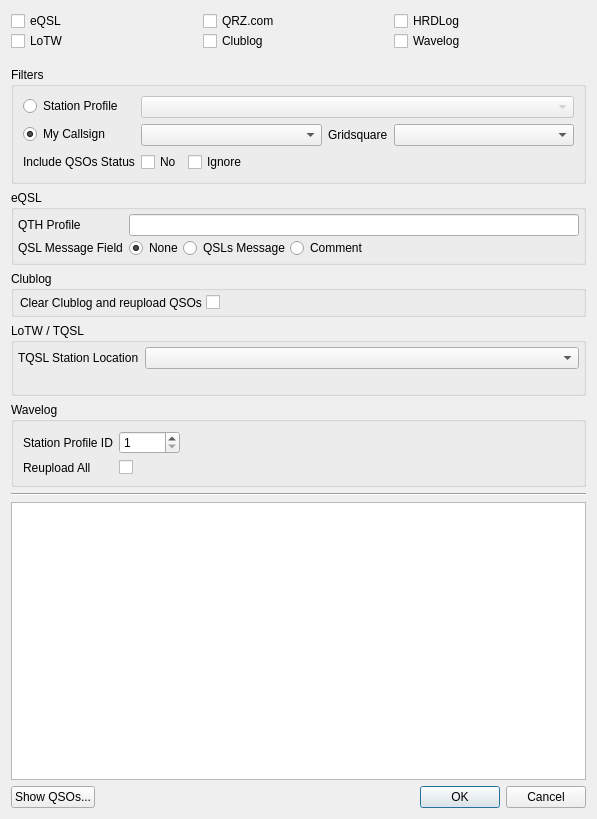
<?xml version="1.0" encoding="UTF-8"?>
<ui version="4.0">
 <class>UploadQSODialog</class>
 <widget class="QDialog" name="UploadQSODialog">
  <property name="geometry">
   <rect>
    <x>0</x>
    <y>0</y>
    <width>597</width>
    <height>819</height>
   </rect>
  </property>
  <property name="sizePolicy">
   <sizepolicy hsizetype="Minimum" vsizetype="Minimum">
    <horstretch>0</horstretch>
    <verstretch>0</verstretch>
   </sizepolicy>
  </property>
  <property name="windowTitle">
   <string>Upload QSOs</string>
  </property>
  <layout class="QVBoxLayout" name="verticalLayout">
   <item>
    <layout class="QHBoxLayout" name="horizontalLayout_5">
     <property name="spacing">
      <number>0</number>
     </property>
     <property name="bottomMargin">
      <number>10</number>
     </property>
     <item>
      <layout class="QVBoxLayout" name="verticalLayout_4">
       <property name="spacing">
        <number>0</number>
       </property>
       <item>
        <layout class="QHBoxLayout" name="horizontalLayout_4">
         <property name="rightMargin">
          <number>10</number>
         </property>
         <item>
          <widget class="QCheckBox" name="eqslCheckbox">
           <property name="text">
            <string>eQSL</string>
           </property>
           <attribute name="buttonGroup">
            <string notr="true">uploadButtonGroup</string>
           </attribute>
          </widget>
         </item>
         <item>
          <widget class="QLabel" name="eqslNumberLabel">
           <property name="text">
            <string/>
           </property>
          </widget>
         </item>
        </layout>
       </item>
       <item>
        <layout class="QHBoxLayout" name="horizontalLayout_6">
         <property name="rightMargin">
          <number>10</number>
         </property>
         <item>
          <widget class="QCheckBox" name="lotwCheckbox">
           <property name="text">
            <string>LoTW</string>
           </property>
           <attribute name="buttonGroup">
            <string notr="true">uploadButtonGroup</string>
           </attribute>
          </widget>
         </item>
         <item>
          <widget class="QLabel" name="lotwNumberLabel">
           <property name="text">
            <string/>
           </property>
          </widget>
         </item>
        </layout>
       </item>
      </layout>
     </item>
     <item>
      <layout class="QVBoxLayout" name="verticalLayout_2">
       <property name="spacing">
        <number>0</number>
       </property>
       <property name="bottomMargin">
        <number>0</number>
       </property>
       <item>
        <layout class="QHBoxLayout" name="horizontalLayout_7">
         <property name="rightMargin">
          <number>5</number>
         </property>
         <item>
          <widget class="QCheckBox" name="qrzCheckbox">
           <property name="text">
            <string>QRZ.com</string>
           </property>
           <attribute name="buttonGroup">
            <string notr="true">uploadButtonGroup</string>
           </attribute>
          </widget>
         </item>
         <item>
          <widget class="QLabel" name="qrzNumberLabel">
           <property name="text">
            <string/>
           </property>
          </widget>
         </item>
        </layout>
       </item>
       <item>
        <layout class="QHBoxLayout" name="horizontalLayout_8">
         <property name="rightMargin">
          <number>5</number>
         </property>
         <item>
          <widget class="QCheckBox" name="clublogCheckbox">
           <property name="text">
            <string>Clublog</string>
           </property>
           <attribute name="buttonGroup">
            <string notr="true">uploadButtonGroup</string>
           </attribute>
          </widget>
         </item>
         <item>
          <widget class="QLabel" name="clublogNumberLabel">
           <property name="text">
            <string/>
           </property>
          </widget>
         </item>
        </layout>
       </item>
      </layout>
     </item>
     <item>
      <layout class="QVBoxLayout" name="verticalLayout_3">
       <property name="spacing">
        <number>0</number>
       </property>
       <property name="bottomMargin">
        <number>0</number>
       </property>
       <item>
        <layout class="QHBoxLayout" name="horizontalLayout_9">
         <property name="rightMargin">
          <number>5</number>
         </property>
         <item>
          <widget class="QCheckBox" name="hrdlogCheckbox">
           <property name="text">
            <string>HRDLog</string>
           </property>
           <attribute name="buttonGroup">
            <string notr="true">uploadButtonGroup</string>
           </attribute>
          </widget>
         </item>
         <item>
          <widget class="QLabel" name="hrdlogNumberLabel">
           <property name="sizePolicy">
            <sizepolicy hsizetype="Preferred" vsizetype="Maximum">
             <horstretch>0</horstretch>
             <verstretch>0</verstretch>
            </sizepolicy>
           </property>
           <property name="text">
            <string/>
           </property>
          </widget>
         </item>
        </layout>
       </item>
       <item>
        <layout class="QHBoxLayout" name="horizontalLayout_11">
         <item>
          <widget class="QCheckBox" name="wavelogCheckbox">
           <property name="text">
            <string>Wavelog</string>
           </property>
           <attribute name="buttonGroup">
            <string notr="true">uploadButtonGroup</string>
           </attribute>
          </widget>
         </item>
         <item>
          <widget class="QLabel" name="wavelogNumberLabel">
           <property name="text">
            <string/>
           </property>
          </widget>
         </item>
        </layout>
       </item>
      </layout>
     </item>
    </layout>
   </item>
   <item>
    <widget class="QGroupBox" name="groupBox">
     <property name="title">
      <string>Filters</string>
     </property>
     <layout class="QFormLayout" name="formLayout">
      <item row="0" column="0">
       <widget class="QRadioButton" name="myStationProfileCheckbox">
        <property name="text">
         <string>Station Profile</string>
        </property>
        <attribute name="buttonGroup">
         <string notr="true">filterButtonGroup</string>
        </attribute>
       </widget>
      </item>
      <item row="0" column="1">
       <widget class="QComboBox" name="myStationProfileCombo">
        <property name="enabled">
         <bool>false</bool>
        </property>
       </widget>
      </item>
      <item row="1" column="0">
       <widget class="QRadioButton" name="myCallsignCheckbox">
        <property name="text">
         <string>My Callsign</string>
        </property>
        <property name="checked">
         <bool>true</bool>
        </property>
        <attribute name="buttonGroup">
         <string notr="true">filterButtonGroup</string>
        </attribute>
       </widget>
      </item>
      <item row="1" column="1">
       <layout class="QHBoxLayout" name="horizontalLayout_10">
        <item>
         <widget class="QComboBox" name="myCallsignCombo"/>
        </item>
        <item>
         <widget class="QLabel" name="myGridLabel">
          <property name="sizePolicy">
           <sizepolicy hsizetype="Maximum" vsizetype="Preferred">
            <horstretch>0</horstretch>
            <verstretch>0</verstretch>
           </sizepolicy>
          </property>
          <property name="text">
           <string>Gridsquare</string>
          </property>
         </widget>
        </item>
        <item>
         <widget class="QComboBox" name="myGridCombo"/>
        </item>
       </layout>
      </item>
      <item row="2" column="0">
       <widget class="QLabel" name="inludeQSOLabel">
        <property name="text">
         <string>Include QSOs Status</string>
        </property>
       </widget>
      </item>
      <item row="2" column="1">
       <layout class="QHBoxLayout" name="horizontalLayout">
        <item>
         <widget class="QCheckBox" name="includeStatusNoCheckbox">
          <property name="toolTip">
           <string>Under normal circumstances this status means &lt;b&gt;&quot;do not send&quot;&lt;/b&gt;.&lt;br/&gt;However, it may sometimes be wanted to ignore this setting when sending a QSL.</string>
          </property>
          <property name="text">
           <string>No</string>
          </property>
         </widget>
        </item>
        <item>
         <widget class="QCheckBox" name="includeIgnoreCheckbox">
          <property name="statusTip">
           <string>Under normal circumstances this status means &lt;b&gt;&quot;Ignore/Invalid&quot;&lt;/b&gt;.&lt;br/&gt;However, it may sometimes be wanted to ignore this setting when sending a QSL.</string>
          </property>
          <property name="text">
           <string>Ignore</string>
          </property>
         </widget>
        </item>
        <item>
         <spacer name="horizontalSpacer">
          <property name="orientation">
           <enum>Qt::Horizontal</enum>
          </property>
          <property name="sizeHint" stdset="0">
           <size>
            <width>40</width>
            <height>20</height>
           </size>
          </property>
         </spacer>
        </item>
       </layout>
      </item>
     </layout>
    </widget>
   </item>
   <item>
    <widget class="QGroupBox" name="eqslGroup">
     <property name="enabled">
      <bool>true</bool>
     </property>
     <property name="title">
      <string>eQSL</string>
     </property>
     <property name="flat">
      <bool>false</bool>
     </property>
     <property name="checkable">
      <bool>false</bool>
     </property>
     <layout class="QFormLayout" name="formLayout_2">
      <property name="verticalSpacing">
       <number>2</number>
      </property>
      <property name="leftMargin">
       <number>4</number>
      </property>
      <property name="topMargin">
       <number>4</number>
      </property>
      <property name="rightMargin">
       <number>4</number>
      </property>
      <property name="bottomMargin">
       <number>4</number>
      </property>
      <item row="1" column="1">
       <layout class="QHBoxLayout" name="horizontalLayout_2">
        <item>
         <widget class="QRadioButton" name="eqslQSLNone">
          <property name="text">
           <string>None</string>
          </property>
          <property name="checked">
           <bool>true</bool>
          </property>
         </widget>
        </item>
        <item>
         <widget class="QRadioButton" name="eqslQSLMessage">
          <property name="text">
           <string>QSLs Message</string>
          </property>
         </widget>
        </item>
        <item>
         <widget class="QRadioButton" name="eqslQSLComment">
          <property name="text">
           <string>Comment</string>
          </property>
         </widget>
        </item>
        <item>
         <spacer name="horizontalSpacer_4">
          <property name="orientation">
           <enum>Qt::Horizontal</enum>
          </property>
          <property name="sizeType">
           <enum>QSizePolicy::MinimumExpanding</enum>
          </property>
          <property name="sizeHint" stdset="0">
           <size>
            <width>1</width>
            <height>1</height>
           </size>
          </property>
         </spacer>
        </item>
       </layout>
      </item>
      <item row="1" column="0">
       <widget class="QLabel" name="eqslQSLMessageLabel">
        <property name="text">
         <string>QSL Message Field</string>
        </property>
       </widget>
      </item>
      <item row="0" column="0">
       <widget class="QLabel" name="eqslQTHProfileLabel">
        <property name="text">
         <string>QTH Profile</string>
        </property>
       </widget>
      </item>
      <item row="0" column="1">
       <widget class="QLineEdit" name="eqslQTHProfileEdit"/>
      </item>
     </layout>
    </widget>
   </item>
   <item>
    <widget class="QGroupBox" name="clublogGroup">
     <property name="title">
      <string>Clublog</string>
     </property>
     <property name="checkable">
      <bool>false</bool>
     </property>
     <layout class="QFormLayout" name="formLayout_3">
      <property name="horizontalSpacing">
       <number>4</number>
      </property>
      <property name="verticalSpacing">
       <number>2</number>
      </property>
      <property name="leftMargin">
       <number>6</number>
      </property>
      <property name="topMargin">
       <number>4</number>
      </property>
      <property name="rightMargin">
       <number>4</number>
      </property>
      <property name="bottomMargin">
       <number>4</number>
      </property>
      <item row="0" column="1">
       <widget class="QCheckBox" name="clublogClearCheckbox">
        <property name="sizePolicy">
         <sizepolicy hsizetype="Minimum" vsizetype="Preferred">
          <horstretch>0</horstretch>
          <verstretch>0</verstretch>
         </sizepolicy>
        </property>
        <property name="toolTip">
         <string>This option deletes all QSOs in the Clublog&lt;br&gt;and based on filter, it uploads all QSOs regardless of their status.</string>
        </property>
        <property name="text">
         <string notr="true"/>
        </property>
       </widget>
      </item>
      <item row="0" column="0">
       <widget class="QLabel" name="clublogClearLabel">
        <property name="text">
         <string>Clear Clublog and reupload QSOs</string>
        </property>
       </widget>
      </item>
     </layout>
    </widget>
   </item>
   <item>
    <widget class="QGroupBox" name="lotwGroup">
     <property name="title">
      <string>LoTW / TQSL</string>
     </property>
     <layout class="QFormLayout" name="lotwFormLayout">
      <property name="leftMargin">
       <number>4</number>
      </property>
      <property name="topMargin">
       <number>4</number>
      </property>
      <property name="rightMargin">
       <number>4</number>
      </property>
      <property name="bottomMargin">
       <number>4</number>
      </property>
      <item row="0" column="0">
       <widget class="QLabel" name="lotwLocationLabel">
        <property name="text">
         <string>TQSL Station Location</string>
        </property>
       </widget>
      </item>
      <item row="0" column="1">
       <widget class="QComboBox" name="lotwLocationCombo"/>
      </item>
      <item row="1" column="0" colspan="2">
       <widget class="QLabel" name="lotwLocationWarningLabel">
        <property name="visible">
         <bool>false</bool>
        </property>
        <property name="styleSheet">
         <string notr="true">color: orange;</string>
        </property>
        <property name="wordWrap">
         <bool>true</bool>
        </property>
       </widget>
      </item>
     </layout>
    </widget>
   </item>
   <item>
    <widget class="QGroupBox" name="wavelogGroup">
     <property name="title">
      <string>Wavelog</string>
     </property>
     <layout class="QFormLayout" name="formLayout_4">
      <item row="0" column="0">
       <widget class="QLabel" name="wavelogStationIDLabel">
        <property name="text">
         <string>Station Profile ID</string>
        </property>
       </widget>
      </item>
      <item row="0" column="1">
       <layout class="QHBoxLayout" name="horizontalLayout_12">
        <item>
         <widget class="QSpinBox" name="wavelogStationIDSpin">
          <property name="sizePolicy">
           <sizepolicy hsizetype="Maximum" vsizetype="Fixed">
            <horstretch>0</horstretch>
            <verstretch>0</verstretch>
           </sizepolicy>
          </property>
          <property name="minimum">
           <number>1</number>
          </property>
          <property name="maximum">
           <number>99999</number>
          </property>
         </widget>
        </item>
        <item>
         <widget class="QLabel" name="wavelogStationIDProfileLabel">
          <property name="sizePolicy">
           <sizepolicy hsizetype="Maximum" vsizetype="Preferred">
            <horstretch>0</horstretch>
            <verstretch>0</verstretch>
           </sizepolicy>
          </property>
          <property name="text">
           <string/>
          </property>
         </widget>
        </item>
        <item>
         <spacer name="horizontalSpacer_2">
          <property name="orientation">
           <enum>Qt::Horizontal</enum>
          </property>
          <property name="sizeType">
           <enum>QSizePolicy::Expanding</enum>
          </property>
          <property name="sizeHint" stdset="0">
           <size>
            <width>60</width>
            <height>20</height>
           </size>
          </property>
         </spacer>
        </item>
       </layout>
      </item>
      <item row="1" column="1">
       <widget class="QCheckBox" name="wavelogReuploadCheckbox">
        <property name="text">
         <string notr="true"/>
        </property>
       </widget>
      </item>
      <item row="1" column="0">
       <widget class="QLabel" name="label">
        <property name="text">
         <string>Reupload All</string>
        </property>
       </widget>
      </item>
     </layout>
    </widget>
   </item>
   <item>
    <widget class="Line" name="line">
     <property name="enabled">
      <bool>true</bool>
     </property>
     <property name="orientation">
      <enum>Qt::Horizontal</enum>
     </property>
    </widget>
   </item>
   <item>
    <widget class="QTableView" name="detailQSOView">
     <property name="focusPolicy">
      <enum>Qt::NoFocus</enum>
     </property>
     <property name="editTriggers">
      <set>QAbstractItemView::NoEditTriggers</set>
     </property>
     <property name="tabKeyNavigation">
      <bool>false</bool>
     </property>
     <property name="showDropIndicator" stdset="0">
      <bool>false</bool>
     </property>
     <property name="alternatingRowColors">
      <bool>true</bool>
     </property>
     <property name="selectionMode">
      <enum>QAbstractItemView::NoSelection</enum>
     </property>
     <property name="verticalScrollMode">
      <enum>QAbstractItemView::ScrollPerPixel</enum>
     </property>
     <property name="horizontalScrollMode">
      <enum>QAbstractItemView::ScrollPerPixel</enum>
     </property>
     <property name="wordWrap">
      <bool>false</bool>
     </property>
     <property name="cornerButtonEnabled">
      <bool>false</bool>
     </property>
     <attribute name="horizontalHeaderCascadingSectionResizes">
      <bool>true</bool>
     </attribute>
     <attribute name="horizontalHeaderStretchLastSection">
      <bool>true</bool>
     </attribute>
     <attribute name="verticalHeaderVisible">
      <bool>false</bool>
     </attribute>
     <attribute name="verticalHeaderCascadingSectionResizes">
      <bool>true</bool>
     </attribute>
    </widget>
   </item>
   <item>
    <layout class="QHBoxLayout" name="horizontalLayout_3">
     <property name="bottomMargin">
      <number>0</number>
     </property>
     <item>
      <widget class="QPushButton" name="showQSOButton">
       <property name="text">
        <string>Show QSOs...</string>
       </property>
      </widget>
     </item>
     <item>
      <widget class="QDialogButtonBox" name="buttonBox">
       <property name="orientation">
        <enum>Qt::Horizontal</enum>
       </property>
       <property name="standardButtons">
        <set>QDialogButtonBox::Cancel|QDialogButtonBox::Ok</set>
       </property>
      </widget>
     </item>
    </layout>
   </item>
  </layout>
 </widget>
 <tabstops>
  <tabstop>eqslCheckbox</tabstop>
  <tabstop>qrzCheckbox</tabstop>
  <tabstop>hrdlogCheckbox</tabstop>
  <tabstop>lotwCheckbox</tabstop>
  <tabstop>clublogCheckbox</tabstop>
  <tabstop>wavelogCheckbox</tabstop>
  <tabstop>myStationProfileCheckbox</tabstop>
  <tabstop>myStationProfileCombo</tabstop>
  <tabstop>myCallsignCheckbox</tabstop>
  <tabstop>myCallsignCombo</tabstop>
  <tabstop>myGridCombo</tabstop>
  <tabstop>includeStatusNoCheckbox</tabstop>
  <tabstop>includeIgnoreCheckbox</tabstop>
  <tabstop>eqslQTHProfileEdit</tabstop>
  <tabstop>eqslQSLNone</tabstop>
  <tabstop>eqslQSLMessage</tabstop>
  <tabstop>eqslQSLComment</tabstop>
  <tabstop>clublogClearCheckbox</tabstop>
  <tabstop>lotwLocationCombo</tabstop>
  <tabstop>wavelogStationIDSpin</tabstop>
  <tabstop>wavelogReuploadCheckbox</tabstop>
  <tabstop>showQSOButton</tabstop>
 </tabstops>
 <resources/>
 <connections>
  <connection>
   <sender>buttonBox</sender>
   <signal>accepted()</signal>
   <receiver>UploadQSODialog</receiver>
   <slot>startUploadQueue()</slot>
   <hints>
    <hint type="sourcelabel">
     <x>366</x>
     <y>512</y>
    </hint>
    <hint type="destinationlabel">
     <x>157</x>
     <y>274</y>
    </hint>
   </hints>
  </connection>
  <connection>
   <sender>buttonBox</sender>
   <signal>rejected()</signal>
   <receiver>UploadQSODialog</receiver>
   <slot>reject()</slot>
   <hints>
    <hint type="sourcelabel">
     <x>434</x>
     <y>512</y>
    </hint>
    <hint type="destinationlabel">
     <x>286</x>
     <y>274</y>
    </hint>
   </hints>
  </connection>
  <connection>
   <sender>showQSOButton</sender>
   <signal>clicked()</signal>
   <receiver>UploadQSODialog</receiver>
   <slot>showQSODetails()</slot>
   <hints>
    <hint type="sourcelabel">
     <x>61</x>
     <y>512</y>
    </hint>
    <hint type="destinationlabel">
     <x>285</x>
     <y>244</y>
    </hint>
   </hints>
  </connection>
  <connection>
   <sender>uploadButtonGroup</sender>
   <signal>buttonToggled(QAbstractButton*,bool)</signal>
   <receiver>UploadQSODialog</receiver>
   <slot>executeQuery()</slot>
   <hints>
    <hint type="sourcelabel">
     <x>-1</x>
     <y>-1</y>
    </hint>
    <hint type="destinationlabel">
     <x>285</x>
     <y>244</y>
    </hint>
   </hints>
  </connection>
  <connection>
   <sender>eqslCheckbox</sender>
   <signal>toggled(bool)</signal>
   <receiver>UploadQSODialog</receiver>
   <slot>setEQSLSettingVisible(bool)</slot>
   <hints>
    <hint type="sourcelabel">
     <x>224</x>
     <y>20</y>
    </hint>
    <hint type="destinationlabel">
     <x>285</x>
     <y>259</y>
    </hint>
   </hints>
  </connection>
  <connection>
   <sender>clublogCheckbox</sender>
   <signal>toggled(bool)</signal>
   <receiver>UploadQSODialog</receiver>
   <slot>setClublogSettingVisible(bool)</slot>
   <hints>
    <hint type="sourcelabel">
     <x>360</x>
     <y>44</y>
    </hint>
    <hint type="destinationlabel">
     <x>285</x>
     <y>259</y>
    </hint>
   </hints>
  </connection>
  <connection>
   <sender>myCallsignCombo</sender>
   <signal>currentTextChanged(QString)</signal>
   <receiver>UploadQSODialog</receiver>
   <slot>handleCallsignChange(QString)</slot>
   <hints>
    <hint type="sourcelabel">
     <x>361</x>
     <y>81</y>
    </hint>
    <hint type="destinationlabel">
     <x>285</x>
     <y>267</y>
    </hint>
   </hints>
  </connection>
  <connection>
   <sender>myGridCombo</sender>
   <signal>currentTextChanged(QString)</signal>
   <receiver>UploadQSODialog</receiver>
   <slot>executeQuery()</slot>
   <hints>
    <hint type="sourcelabel">
     <x>361</x>
     <y>113</y>
    </hint>
    <hint type="destinationlabel">
     <x>285</x>
     <y>267</y>
    </hint>
   </hints>
  </connection>
  <connection>
   <sender>includeStatusNoCheckbox</sender>
   <signal>stateChanged(int)</signal>
   <receiver>UploadQSODialog</receiver>
   <slot>executeQuery()</slot>
   <hints>
    <hint type="sourcelabel">
     <x>184</x>
     <y>145</y>
    </hint>
    <hint type="destinationlabel">
     <x>285</x>
     <y>267</y>
    </hint>
   </hints>
  </connection>
  <connection>
   <sender>includeIgnoreCheckbox</sender>
   <signal>stateChanged(int)</signal>
   <receiver>UploadQSODialog</receiver>
   <slot>executeQuery()</slot>
   <hints>
    <hint type="sourcelabel">
     <x>249</x>
     <y>145</y>
    </hint>
    <hint type="destinationlabel">
     <x>285</x>
     <y>267</y>
    </hint>
   </hints>
  </connection>
  <connection>
   <sender>clublogClearCheckbox</sender>
   <signal>stateChanged(int)</signal>
   <receiver>UploadQSODialog</receiver>
   <slot>executeQuery()</slot>
   <hints>
    <hint type="sourcelabel">
     <x>408</x>
     <y>269</y>
    </hint>
    <hint type="destinationlabel">
     <x>285</x>
     <y>267</y>
    </hint>
   </hints>
  </connection>
  <connection>
   <sender>myCallsignCheckbox</sender>
   <signal>toggled(bool)</signal>
   <receiver>myCallsignCombo</receiver>
   <slot>setEnabled(bool)</slot>
   <hints>
    <hint type="sourcelabel">
     <x>62</x>
     <y>83</y>
    </hint>
    <hint type="destinationlabel">
     <x>237</x>
     <y>85</y>
    </hint>
   </hints>
  </connection>
  <connection>
   <sender>myCallsignCheckbox</sender>
   <signal>toggled(bool)</signal>
   <receiver>myGridLabel</receiver>
   <slot>setEnabled(bool)</slot>
   <hints>
    <hint type="sourcelabel">
     <x>62</x>
     <y>83</y>
    </hint>
    <hint type="destinationlabel">
     <x>359</x>
     <y>85</y>
    </hint>
   </hints>
  </connection>
  <connection>
   <sender>myCallsignCheckbox</sender>
   <signal>toggled(bool)</signal>
   <receiver>myGridCombo</receiver>
   <slot>setEnabled(bool)</slot>
   <hints>
    <hint type="sourcelabel">
     <x>62</x>
     <y>83</y>
    </hint>
    <hint type="destinationlabel">
     <x>480</x>
     <y>85</y>
    </hint>
   </hints>
  </connection>
  <connection>
   <sender>myStationProfileCheckbox</sender>
   <signal>toggled(bool)</signal>
   <receiver>myStationProfileCombo</receiver>
   <slot>setEnabled(bool)</slot>
   <hints>
    <hint type="sourcelabel">
     <x>74</x>
     <y>117</y>
    </hint>
    <hint type="destinationlabel">
     <x>358</x>
     <y>118</y>
    </hint>
   </hints>
  </connection>
  <connection>
   <sender>filterButtonGroup</sender>
   <signal>buttonToggled(QAbstractButton*,bool)</signal>
   <receiver>UploadQSODialog</receiver>
   <slot>executeQuery()</slot>
   <hints>
    <hint type="sourcelabel">
     <x>-1</x>
     <y>-1</y>
    </hint>
    <hint type="destinationlabel">
     <x>283</x>
     <y>283</y>
    </hint>
   </hints>
  </connection>
  <connection>
   <sender>myStationProfileCombo</sender>
   <signal>currentTextChanged(QString)</signal>
   <receiver>UploadQSODialog</receiver>
   <slot>executeQuery()</slot>
   <hints>
    <hint type="sourcelabel">
     <x>373</x>
     <y>125</y>
    </hint>
    <hint type="destinationlabel">
     <x>298</x>
     <y>310</y>
    </hint>
   </hints>
  </connection>
  <connection>
   <sender>lotwCheckbox</sender>
   <signal>toggled(bool)</signal>
   <receiver>UploadQSODialog</receiver>
   <slot>setLotwSettingVisible(bool)</slot>
   <hints>
    <hint type="sourcelabel">
     <x>224</x>
     <y>44</y>
    </hint>
    <hint type="destinationlabel">
     <x>285</x>
     <y>259</y>
    </hint>
   </hints>
  </connection>
  <connection>
   <sender>wavelogCheckbox</sender>
   <signal>toggled(bool)</signal>
   <receiver>UploadQSODialog</receiver>
   <slot>setWavelogSettingVisible(bool)</slot>
   <hints>
    <hint type="sourcelabel">
     <x>442</x>
     <y>49</y>
    </hint>
    <hint type="destinationlabel">
     <x>298</x>
     <y>310</y>
    </hint>
   </hints>
  </connection>
  <connection>
   <sender>wavelogReuploadCheckbox</sender>
   <signal>stateChanged(int)</signal>
   <receiver>UploadQSODialog</receiver>
   <slot>executeQuery()</slot>
   <hints>
    <hint type="sourcelabel">
     <x>453</x>
     <y>423</y>
    </hint>
    <hint type="destinationlabel">
     <x>298</x>
     <y>310</y>
    </hint>
   </hints>
  </connection>
  <connection>
   <sender>wavelogStationIDSpin</sender>
   <signal>valueChanged(int)</signal>
   <receiver>UploadQSODialog</receiver>
   <slot>updateWavelogStationLabel()</slot>
   <hints>
    <hint type="sourcelabel">
     <x>187</x>
     <y>424</y>
    </hint>
    <hint type="destinationlabel">
     <x>298</x>
     <y>350</y>
    </hint>
   </hints>
  </connection>
 </connections>
 <slots>
  <slot>showQSODetails()</slot>
  <slot>setEQSLSettingVisible(bool)</slot>
  <slot>setClublogSettingVisible(bool)</slot>
  <slot>executeQuery()</slot>
  <slot>handleCallsignChange(QString)</slot>
  <slot>startUploadQueue()</slot>
  <slot>setWavelogSettingVisible(bool)</slot>
  <slot>setLotwSettingVisible(bool)</slot>
  <slot>updateWavelogStationLabel()</slot>
 </slots>
 <buttongroups>
  <buttongroup name="uploadButtonGroup">
   <property name="exclusive">
    <bool>false</bool>
   </property>
  </buttongroup>
  <buttongroup name="filterButtonGroup"/>
 </buttongroups>
</ui>
